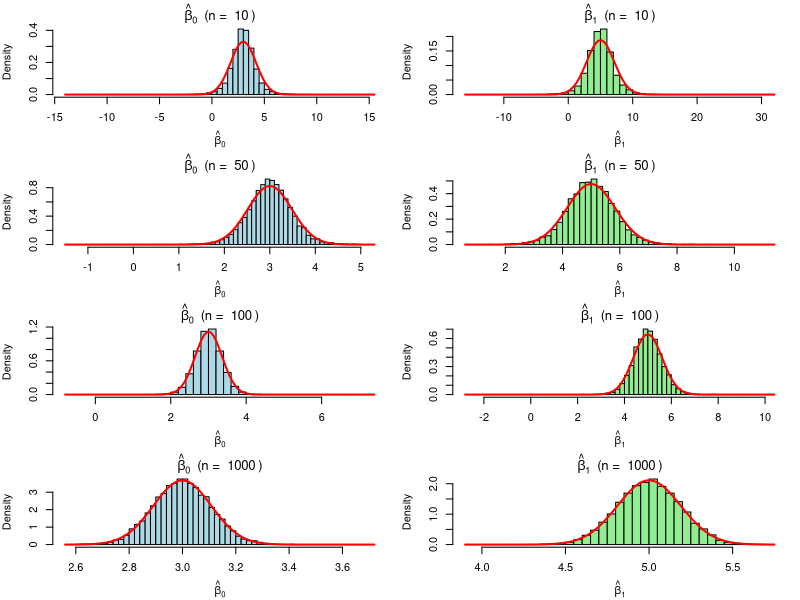
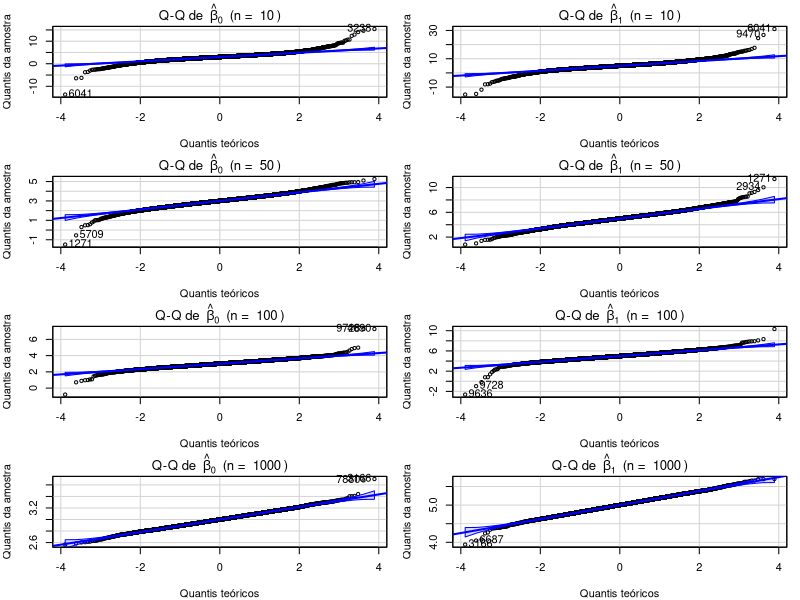

Recreate these plots in R, in order.
RNGkind("Marsaglia")
set.seed(1234)

ns <- c(10,50,100,1000)
beta0 <- 3
beta1 <- 5
B <- 10000

beta0_hat <- numeric(B)
beta1_hat <- numeric(B)

simular_estimativas <- function(n) {
  resultados <- replicate(B, {
    X <- runif(n)
    e <- rt(n, df = 3)
    Y <- beta0 + beta1 * X + e
    coef(lm(Y ~ X))
  })
  list(beta0_hat = resultados[1, ], beta1_hat = resultados[2, ])
}

# usando for
# for (n in ns) {
#   resultados_simulacao[[as.character(n)]] <- simular_estimativas(n, B)
# }

# usando lapply
resultados_simulacao <- lapply(ns, simular_estimativas)
names(resultados_simulacao) <- as.character(ns)

# calculando
medias <- sapply(resultados_simulacao, function(resultados) {
  list(beta0_hat = mean(resultados$beta0_hat), beta1_hat =mean(resultados$beta1_hat))
})

variancias <- sapply(resultados_simulacao, function(resultados) {
  list(beta0_hat = var(resultados$beta0_hat), beta1_hat = var(resultados$beta1_hat))
})

correlacoes <- sapply(resultados_simulacao, function(resultados) {
  cor(resultados$beta0_hat, resultados$beta1_hat)
})
correlacoes


# usando for pra plotar os graficos

par(mfrow = c(4, 2), mar = c(4, 4, 2, 1))  

for (n in ns) {
  res <- resultados_simulacao[[as.character(n)]]
  
  # Histograma beta0_hat
  hist(res$beta0_hat, probability = TRUE, col = "lightblue",
       main = bquote(hat(beta)[0] ~ " (n = " ~ .(n) ~ ")"),
       xlab = expression(hat(beta)[0]), breaks = 50)
  curve(dnorm(x, mean = mean(res$beta0_hat), sd = sd(res$beta0_hat)),
        col = "red", lwd = 2, add = TRUE)
  
  # Histograma beta1_hat
  hist(res$beta1_hat, probability = TRUE, col = "lightgreen",
       main = bquote(hat(beta)[1] ~ " (n = " ~ .(n) ~ ")"),
       xlab = expression(hat(beta)[1]), breaks = 50)
  curve(dnorm(x, mean = mean(res$beta1_hat), sd = sd(res$beta1_hat)),
        col = "red", lwd = 2, add = TRUE)
}


library(car)
par(mfrow = c(4, 2), mar = c(4, 4, 2, 1))

for (n in ns) {
  res <- resultados_simulacao[[as.character(n)]]
  
  qqPlot(res$beta0_hat,
         main = bquote("Q-Q de " ~ hat(beta)[0] ~ " (n = " ~ .(n) ~ ")"),
         ylab = "Quantis da amostra", xlab = "Quantis teóricos", col = "black")
  
  qqPlot(res$beta1_hat,
         main = bquote("Q-Q de " ~ hat(beta)[1] ~ " (n = " ~ .(n) ~ ")"),
         ylab = "Quantis da amostra", xlab = "Quantis teóricos", col = "black")
}

# mudou a velocidade e em quanto esta mudando
# ir mudando a districao do erro para ver o que vai acontecendo
# verifocar se os estimadores convergem em probabilidade para os parametros (beta0, beta1)